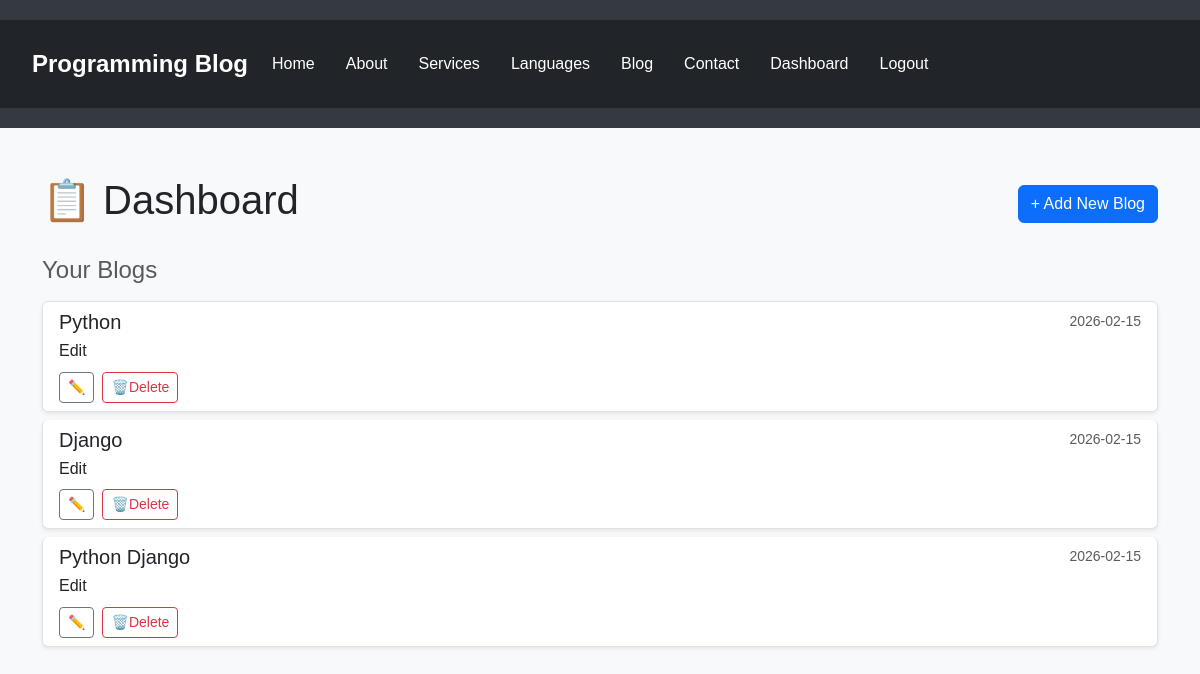
The app's page /dashboard/ (signed in) with its own data.
### myapp/models.py (models this page shows, shortened)
class Post(models.Model):
    user = models.ForeignKey(User, on_delete=models.CASCADE)  # ✅ new field
    title = models.CharField(max_length=200)
    content = models.TextField()
    image = models.ImageField(upload_to='blog_images/', blank=True, null=True)
    created_at = models.DateTimeField(auto_now_add=True)
    updated_at = models.DateTimeField(auto_now=True)

### myapp/views.py (the view)
# urls.py: path('dashboard/',views.dashboard, name='dashboard'),
@login_required
def dashboard(request):
    user_blogs = Post.objects.filter(user=request.user).order_by('-created_at')
    return render(request, 'dashboard.html', {'user_blogs': user_blogs})

### myapp/templates/dashboard.html (shortened to what this page needs)
{%extends 'base.html' %}
{%block content %}
<div class="container mt-5">
<div class="d-flex justify-content-between align-items-center mb-4">
<h1 class="display-6">📋 Dashboard</h1>
<a href="{% url 'add_blog' %}" class="btn btn-primary">+ Add New Blog</a>
</div>
<h2 class="h4 text-muted mb-3">Your Blogs</h2>
{% if user_blogs %}
<div class="list-group">
{%for blog in user_blogs %}
<div class="list-group-item list-group-item-action flex-column align-items-start mb-2 shadow-sm
rounded">
<div class="d-flex w-100 justify-content-between">
<h5 class="mb-1">{{ blog.title }}</h5>
<small class="text-muted">{{ blog.created_at|date:"Y-m-d" }}</small>
</div>
Edit
<div class="mt-2">
<a href="{% url 'edit_blog' blog.id %}" class="btn btn-sm btn-outline-secondary me-2">✏️
<a href="{% url 'delete_blog' blog.id %}" class="btn btn-sm btn-outline-danger">🗑️Delete</a>
</div>
</div>
{%endfor %}
</div>
{%else %}
<div class="alert alert-info mt-3" role="alert">
You haven't created any blogs yet.
</div>
{%endif %}
</div>
{%endblock %}

### myapp/templates/navbar.html (style rules this page uses)
body { font-family: Arial, sans-serif; background-color: #f8f9fa; line-height: 1.6; }
.btn-primary { margin-left: 15px; }

### records on screen
Post: title "Python", created_at "2026-02-15"
Post: title "Django", created_at "2026-02-15"
Post: title "Python Django", created_at "2026-02-15"
